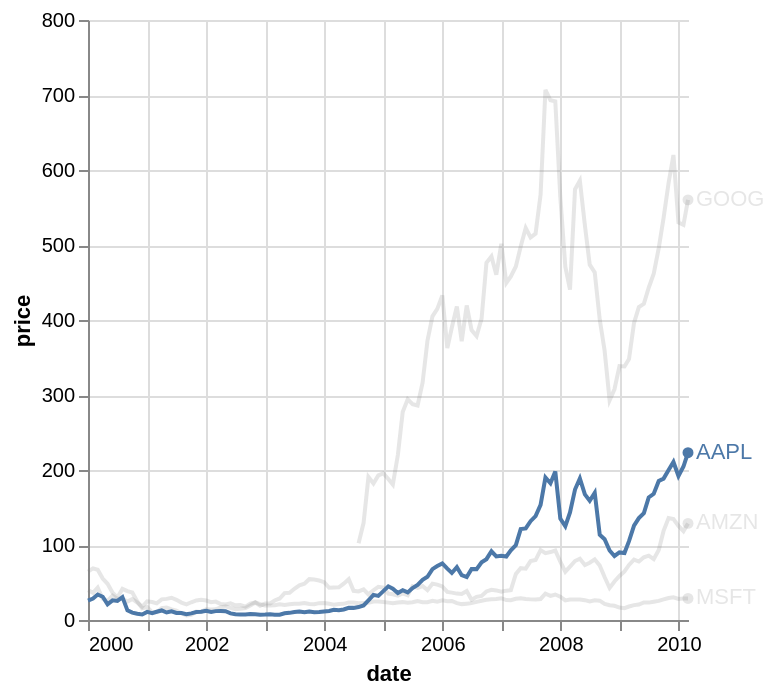

The Vega-Lite source for this figure:
### Vega-Lite specification from a JSON file in a GitHub repository (floating-point values rounded to 4 significant figures; data arrays with more than 128 entries replaced by an {"elided": "..."} marker saying what was removed)
{"$schema": "https://vega.github.io/schema/vega-lite/v4.json", "description": "Multi-series line chart with labels and interactive highlight on hover.  We also set the selection's initial value to provide a better screenshot", "data": {"values": {"elided": "560 records"}}, "transform": [{"filter": "datum.symbol!=='IBM'"}], "encoding": {"x": {"field": "date", "type": "temporal", "title": "date"}, "y": {"field": "price", "type": "quantitative", "title": "price"}, "color": {"condition": {"selection": "hover", "field": "symbol", "type": "nominal", "legend": null}, "value": "grey"}, "opacity": {"condition": {"selection": "hover", "value": 1}, "value": 0.2}}, "layer": [{"description": "transparent layer to make it easier to trigger selection", "selection": {"hover": {"type": "single", "on": "mouseover", "empty": "all", "fields": ["symbol"], "init": {"symbol": "AAPL"}}}, "mark": {"type": "line", "strokeWidth": 8, "stroke": "transparent"}}, {"mark": "line"}, {"encoding": {"x": {"aggregate": "max", "field": "date"}, "y": {"aggregate": {"argmax": "date"}, "field": "price"}}, "layer": [{"mark": {"type": "circle"}}, {"mark": {"type": "text", "align": "left", "dx": 4}, "encoding": {"text": {"field": "symbol", "type": "nominal"}}}]}], "config": {"view": {"stroke": null}}}
